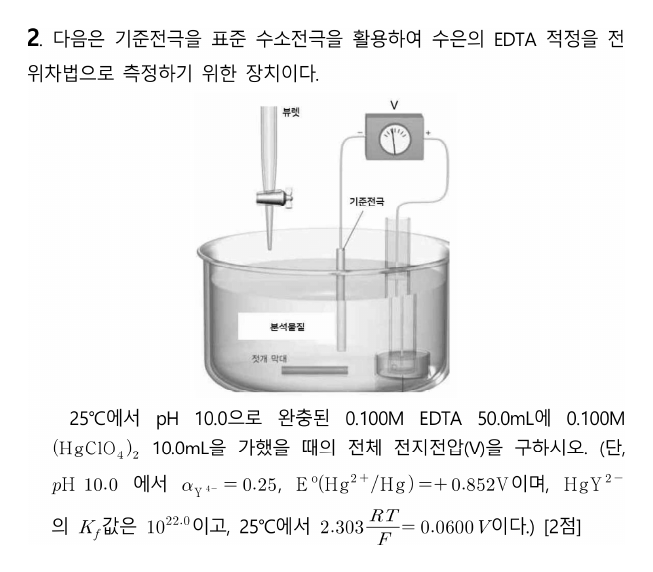
#> input picture 김지현_모의고사2회_해설/img/A02.png, 653 x 572 px, given in place of A-1.png, which was not available
$ python crop_questions.py ../img
#> lines starting #> are read from the running program, lines starting #| are printed output that depends on the picture; after the words box and inside, x2 and y2 are one past the last pixel; in counts of white or black regions, pixels touching at a corner belong together; pictures that were not available may be replaced by others from this repository, and a replacement may not be noted
"""문제지 쪽 이미지(170 dpi)에서 문항을 잘라 img/A01.png … B11.png로 저장한다.

한 문항이 두 단에 걸치면(A형 5·6번, B형 4번) 단 조각을 위아래로 이어 붙인다.
단 경계에서 넉넉히 자른 뒤 단 구분선·쪽 테두리 같은 긴 선을 지우고, 글자가 있는 영역만 남겨
사방에 같은 흰 여백(PAD)을 붙인다.

사용법: python3 crop_questions.py <쪽 이미지 폴더>   (A-1.png … B-8.png, pdftoppm -r 170)
"""
import os, sys
import numpy as np
from PIL import Image

PAGES = sys.argv[1]
OUT = os.path.join(os.path.dirname(__file__), '..', 'img')
PAD = 28          # px (170 dpi 기준 약 4 mm)
GAP = 24          # 이어 붙이는 조각 사이 간격
INK = 150         # 이보다 어두우면 잉크로 본다
FIRST = {'A-1', 'B-1'}   # 머리말(시험 정보 표)이 있는 쪽

# 문항 번호 순서대로 (쪽, 단[, 아래 끝 비율]) 조각 목록
LAYOUT = {
    'A': [[(f'A-{p}', s, 0.89 if (p, s) == (6, 'R') else 0.905)] for p in range(1, 7) for s in 'LR'],
    'B': [[('B-1', 'L')], [('B-1', 'R')], [('B-2', 'L')], [('B-2', 'R')], [('B-3', 'L'), ('B-3', 'R')],
          [('B-4', 'L')], [('B-4', 'R')], [('B-5', 'L')], [('B-5', 'R')], [('B-6', 'L')], [('B-6', 'R', 0.89)]],
}


def crop(page, side, bottom_frac=0.905):
#> called with page = 'A-1', side = 'L', bottom_frac = 0.905
    im = Image.open(os.path.join(PAGES, page + '.png')).convert('L')
#> im is the input picture: PIL image 653x572 L; min 0, max 255, mean 241.3
    w, h = im.size
#> w = 653; h = 572
    mid = w // 2
#> mid = 326
    first = page in FIRST
    top = int(h * (0.15 if first else 0.05))
#> top = 85
    x0, x1 = (int(w * 0.03), mid - 3) if side == 'L' else (mid + 3, int(w * 0.97))
#> x0 = 19; x1 = 323
    a = np.array(im.crop((x0, top, x1, int(h * bottom_frac))))
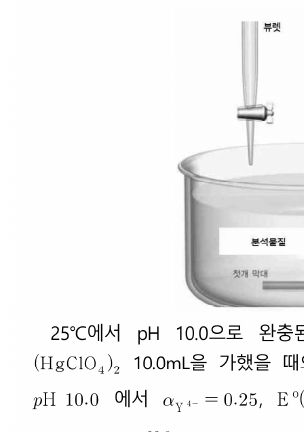
#> a: shape (432, 304); min 0, max 255, mean 242.2
    # 위쪽 가로줄(머리말 표·유의사항 상자·쪽 위 구분선)의 마지막 줄 아래부터 문항이 시작한다
    rule = np.where((a < INK).sum(1) > 0.6 * a.shape[1])[0]
#> rule = empty array
    rule = rule[rule < (0.15 if first else 0.03) * h]
    if len(rule):
        a = a[rule[-1] + 4:]
    ink = a < INK
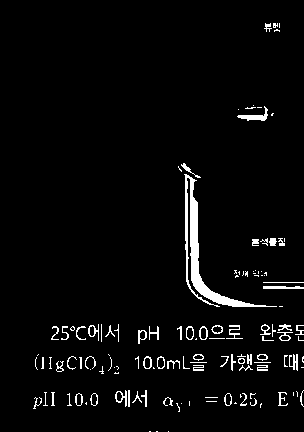
#> ink: shape (432, 304) bool; 3.7% white; 127 white regions (64 under 20 px), largest, box (x1, y1, x2, y2) and area: (184, 174, 277, 307) 1656, (237, 106, 268, 121) 160, (263, 286, 304, 289) 110
    tall = ink.sum(0) > 0.85 * ink.shape[0]       # 단 구분선·테두리
    ink[:, tall] = False
    a[:, tall] = 255
    rows = np.where(ink.sum(1) > 0)[0]
#> rows = 232 values from 23 to 431
    cols = np.where(ink.sum(0) > 0)[0]
#> cols = 266 values from 33 to 303
    return a[rows[0]:rows[-1] + 1, cols[0]:cols[-1] + 1]
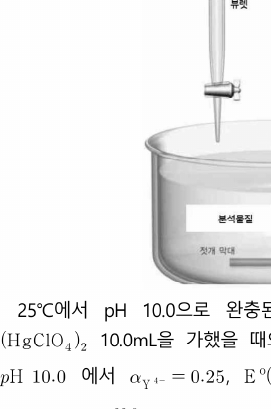
#> returned value: shape (409, 271); min 0, max 255, mean 239.9


MAX_H = 1340      # 한 단(약 160 mm, 0.12 mm/px)에 제목 띠와 함께 들어가는 높이. 넘으면 빈 줄에서 나눈다


def split(canvas):
    """MAX_H보다 긴 이미지를 12 px 이상 비어 있는 줄에서 잘라 여러 조각으로 나눈다."""
    a = np.array(canvas)
    blank = (a < INK).sum(1) == 0
    parts, start = [], 0
    while a.shape[0] - start > MAX_H + 160:   # 조금 넘는 정도면 나누지 않는다
        cut = None
        for y in range(start + MAX_H, start + MAX_H // 3, -1):
            if blank[y - 12:y].all():
                cut = y - 6
                break
        cut = cut or start + MAX_H
        parts.append(a[start:cut])
        start = cut
    parts.append(a[start:])
    out = []
    for p in parts:
        rows = np.where((p < INK).sum(1) > 0)[0]
        p = p[max(rows[0] - PAD, 0):rows[-1] + PAD]
        out.append(Image.fromarray(p))
    return out


for form, questions in LAYOUT.items():
    for i, parts in enumerate(questions, 1):
        pieces = [crop(*p) for p in parts]
#> pieces = 1 item
        width = max(p.shape[1] for p in pieces)
#> width = 271
        height = sum(p.shape[0] for p in pieces) + GAP * (len(pieces) - 1)
#> height = 409
        canvas = Image.new('L', (width + 2 * PAD, height + 2 * PAD), 255)
#> canvas: PIL image 327x465 L; every value is 255
        y = PAD
        for p in pieces:
            canvas.paste(Image.fromarray(p), (PAD, y))
            y += p.shape[0] + GAP
#> this loop made 1 pass
#> y on pass 1: 461
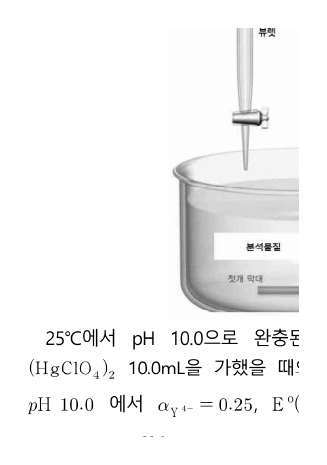
#> canvas: PIL image 327x465 L; min 0, max 255, mean 244
#> after the loop, y = 461
        for k, part in enumerate(split(canvas), 1):
#> in split, `parts, start = [], 0`: start = 0
            name = f'{form}{i:02d}' + (f'_{k}' if k > 1 else '') + '.png'
            part.save(os.path.join(OUT, name), optimize=True)
            print(name, part.size)
#> this loop made 1 pass
#| A01.png (327, 464)
#> pass 1, `part.save(os.path.join(OUT, name), optimize=True)`:
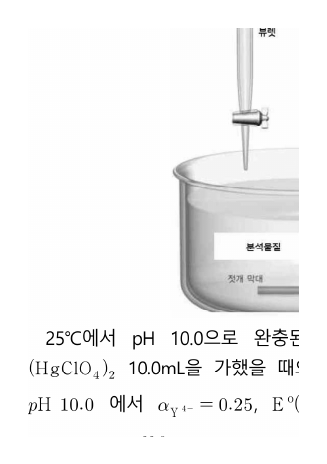
#> saved as A01.png: PIL image 327x464 L; min 0, max 255, mean 244
#> (the run stopped early here; a loop or call above may not have finished)

$ run again, on 김지현_모의고사2회_해설/img/A07.png
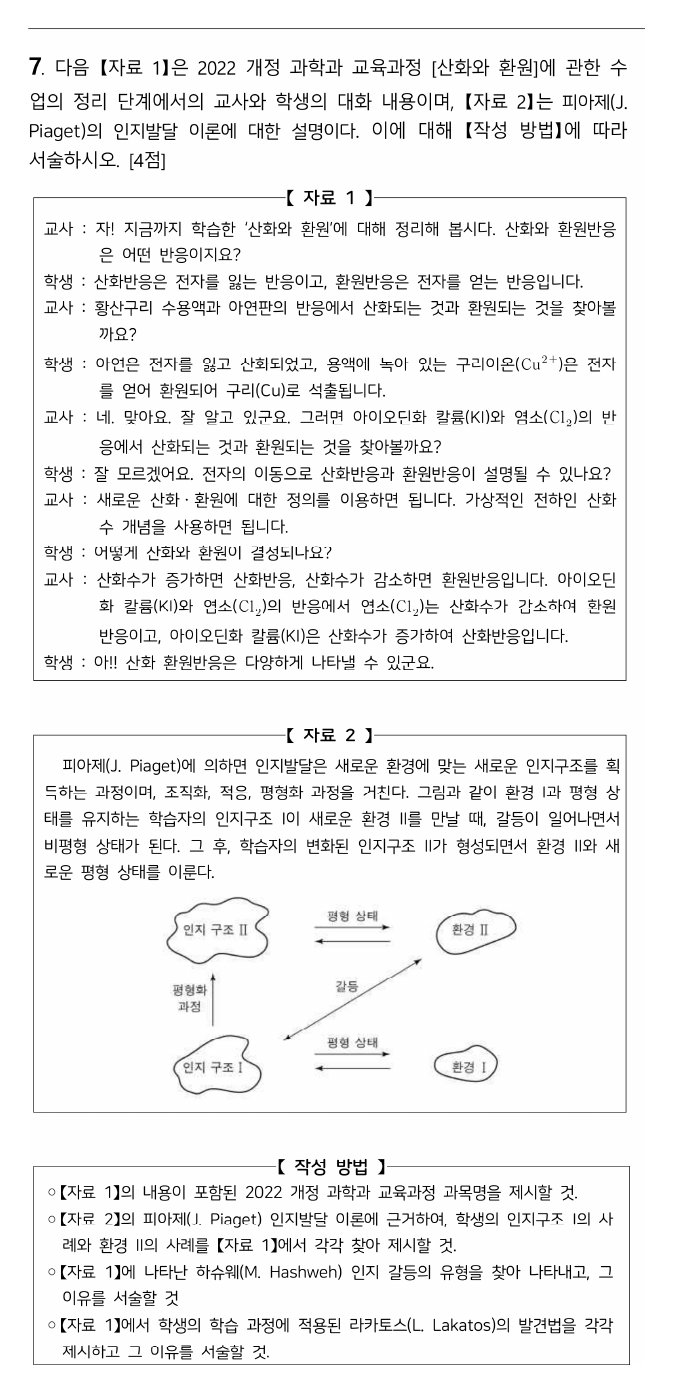
#> input picture 김지현_모의고사2회_해설/img/A07.png, 673 x 1392 px, given in place of A-1.png, which was not available
#> in crop, im is the input picture: PIL image 673x1392 L; min 0, max 255, mean 240.1
#> in crop, `rule = np.where((a < INK).sum(1) > 0.6 * a.shape[1])[0]`: rule = [472, 527, 904, 958]
#> in crop, `rule = rule[rule < (0.15 if first else 0.03) * h]`: rule = empty array
#> in crop, `ink[:, tall] = False`:
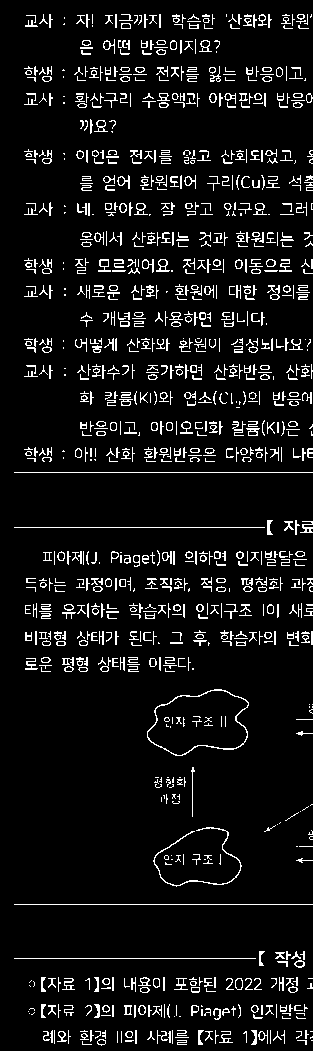
#> ink: shape (1051, 313) bool; 7.6% white in thin lines or dots
#> rows = 611 values from 14 to 1045
#> cols = 299 values from 14 to 312
#> pieces = 1 item
#> width = 299
#> height = 1032
#> the loop `for p in pieces:` made 1 pass
#> y on pass 1: 1084
#> after the loop `for p in pieces:`: y = 1084
#> start = 0
#> the loop `for k, part in enumerate(split(canvas), 1):` made 1 pass
#> (k, name) on pass 1: (1, 'A01.png')
#> (printed output is left out)
#> pass 1, `part.save(os.path.join(OUT, name), optimize=True)`:
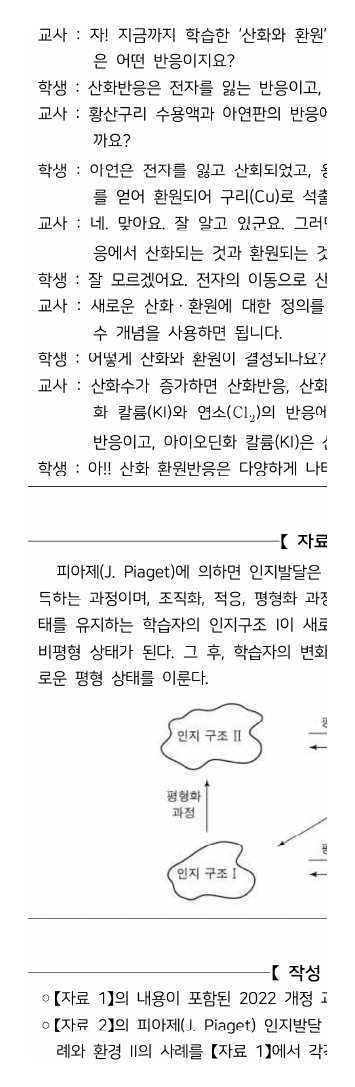
#> saved as A01.png: PIL image 355x1087 L; min 0, max 255, mean 240.3

$ run again, on 김지현_모의고사2회_해설/img/A09.png
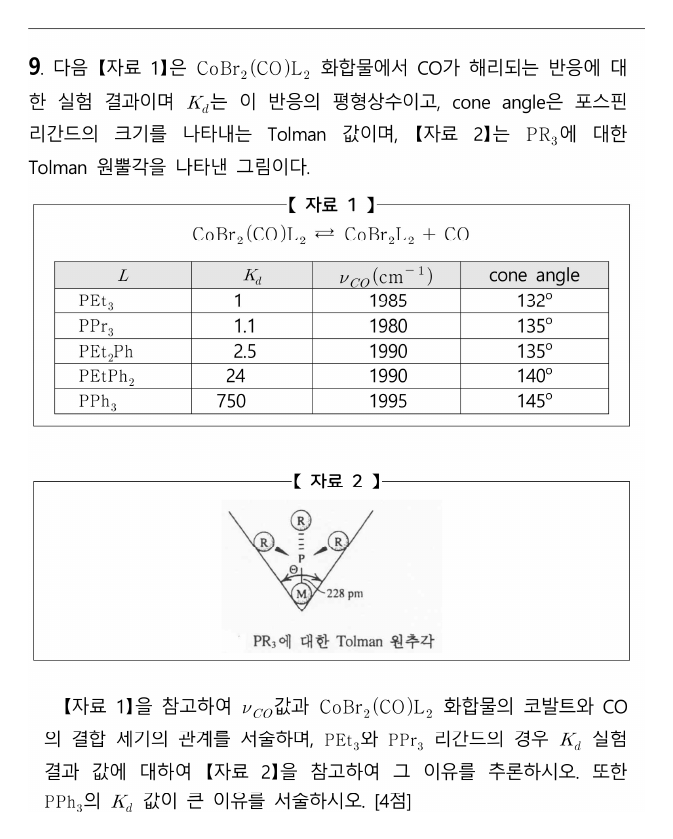
#> input picture 김지현_모의고사2회_해설/img/A09.png, 673 x 839 px, given in place of A-1.png, which was not available
#> in crop, im is the input picture: PIL image 673x839 L; min 0, max 255, mean 242.7
#> in crop, `rule = np.where((a < INK).sum(1) > 0.6 * a.shape[1])[0]`: rule = [79, 136, 163, 187, 213, 238, 263, 288, 356, 535]
#> in crop, `rule = rule[rule < (0.15 if first else 0.03) * h]`: rule = [79]
#> in crop, `ink = a < INK`:
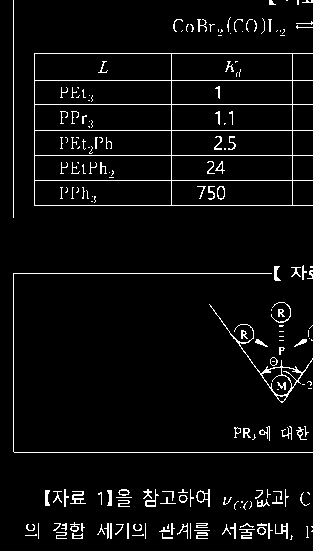
#> ink: shape (551, 313) bool; 4.6% white in thin lines or dots
#> rows = 445 values from 0 to 539
#> cols = 300 values from 13 to 312
#> pieces = 1 item
#> width = 300
#> height = 540
#> the loop `for p in pieces:` made 1 pass
#> y on pass 1: 592
#> after the loop `for p in pieces:`: y = 592
#> start = 0
#> the loop `for k, part in enumerate(split(canvas), 1):` made 1 pass
#> (k, name) on pass 1: (1, 'A01.png')
#> (printed output is left out)
#> pass 1, `part.save(os.path.join(OUT, name), optimize=True)`:
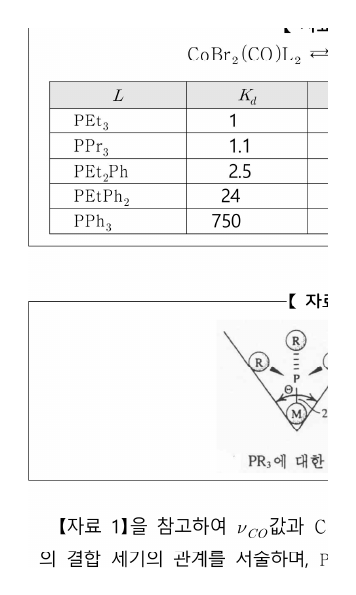
#> saved as A01.png: PIL image 356x595 L; min 0, max 255, mean 245.5

$ run again, on 김지현_모의고사2회_해설/img/A05_2.png
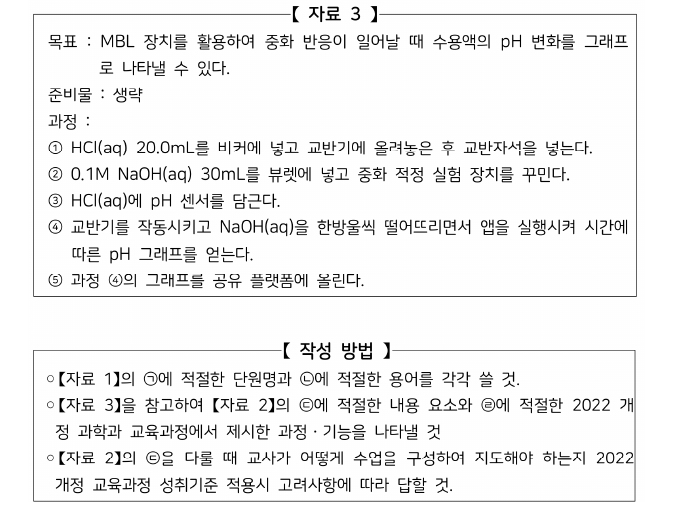
#> input picture 김지현_모의고사2회_해설/img/A05_2.png, 673 x 529 px, given in place of A-1.png, which was not available
#> in crop, im is the input picture: PIL image 673x529 L; min 0, max 255, mean 240.3
#> in crop, `rule = np.where((a < INK).sum(1) > 0.6 * a.shape[1])[0]`: rule = [217, 271]
#> in crop, `rule = rule[rule < (0.15 if first else 0.03) * h]`: rule = empty array
#> in crop, `ink[:, tall] = False`:
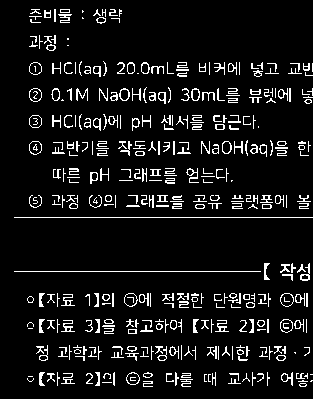
#> ink: shape (399, 313) bool; 8.3% white in thin lines or dots
#> rows = 208 values from 9 to 386
#> cols = 299 values from 14 to 312
#> pieces = 1 item
#> width = 299
#> height = 378
#> the loop `for p in pieces:` made 1 pass
#> y on pass 1: 430
#> after the loop `for p in pieces:`: y = 430
#> start = 0
#> the loop `for k, part in enumerate(split(canvas), 1):` made 1 pass
#> (k, name) on pass 1: (1, 'A01.png')
#> (printed output is left out)
#> pass 1, `part.save(os.path.join(OUT, name), optimize=True)`:
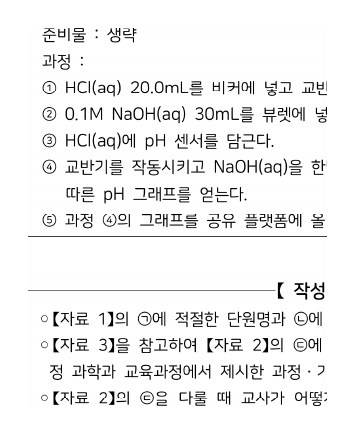
#> saved as A01.png: PIL image 355x433 L; min 0, max 255, mean 239.7
